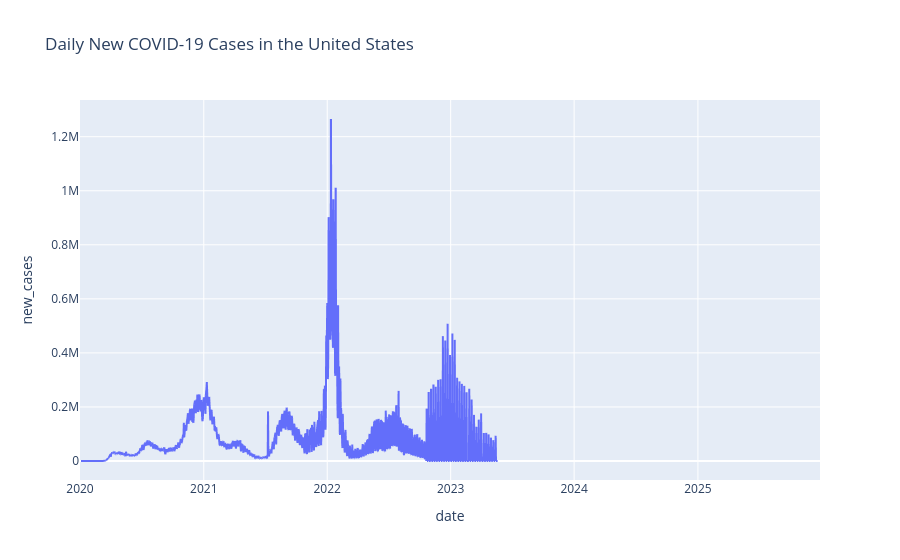

Notebook code for this chart:
### Markdown cell above
# Visualization 1: Daily New Cases in the U.S.

### Code cell
import pandas as pd
import plotly.express as px

# Load dataset
df = pd.read_csv("COVID Data.csv")
df.head()

df_country = df[df["country"] == "United States"]

fig = px.line(df_country, x="date", y="new_cases", 
              title="Daily New COVID-19 Cases in the United States")
fig.show()

### Figure 1 — Plotly figure (JSON) as saved in the notebook; plotly's stock layout.template omitted (floating-point values rounded to 4 significant figures; data arrays with more than 128 entries replaced by an {"elided": "..."} marker saying what was removed)
{"data": [{"hovertemplate": "date=%{x}<br>new_cases=%{y}<extra></extra>", "legendgroup": "", "line": {"color": "#636efa", "dash": "solid"}, "marker": {"symbol": "circle"}, "mode": "lines", "name": "", "showlegend": false, "type": "scattergl", "x": {"elided": "2081 str values"}, "xaxis": "x", "y": {"elided": "2081 float values"}, "yaxis": "y"}], "layout": {"legend": {"tracegroupgap": 0}, "title": {"text": "Daily New COVID-19 Cases in the United States"}, "xaxis": {"anchor": "y", "domain": [0, 1], "title": {"text": "date"}}, "yaxis": {"anchor": "x", "domain": [0, 1], "title": {"text": "new_cases"}}}}
